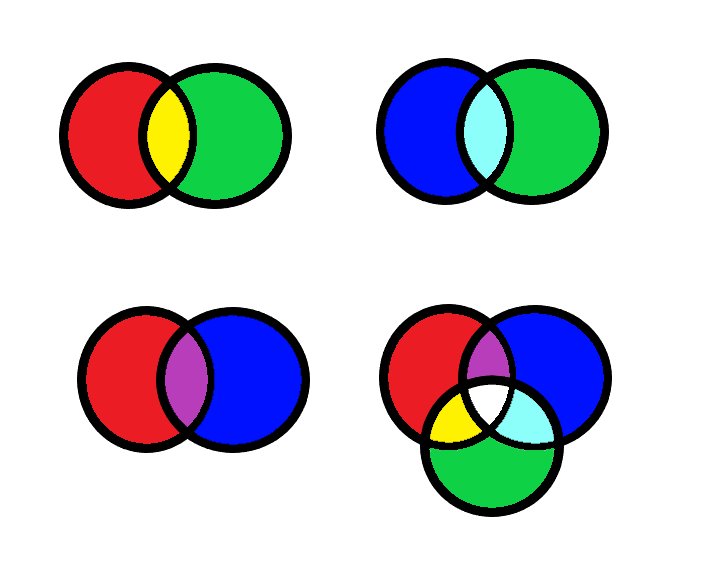
#> input picture DIP-Images/Color Spaces.png, 702 x 583 px
$ python custom_hist_histeq.py '../DIP-Images/Color Spaces.png'
#> lines starting #> are read from the running program, lines starting #| are printed output that depends on the picture
import matplotlib.pyplot as plt
import argparse

class CustomHistHisteq:
    def __init__(self, image_path):
#> called with image_path = '../DIP-Images/Color Spaces.png'
        self.image_path = image_path
        self.im = plt.imread(self.image_path)
#> self.im is the input picture: shape (583, 702, 3) float32; mean R, G, B 0.782, 0.788, 0.811

    def convert_to_gray(self):
        if len(self.im.shape) == 3:
            self.im = self.im.mean(axis=2)

    def compute_histogram(self):
        histogram = [0] * 256
        for row in self.im:
            for pixel_value in row:
                histogram[int(pixel_value)] += 1
        return histogram

    def equalize_histogram(self):
        self.convert_to_gray()
#> in convert_to_gray, `self.im = self.im.mean(axis=2)`:
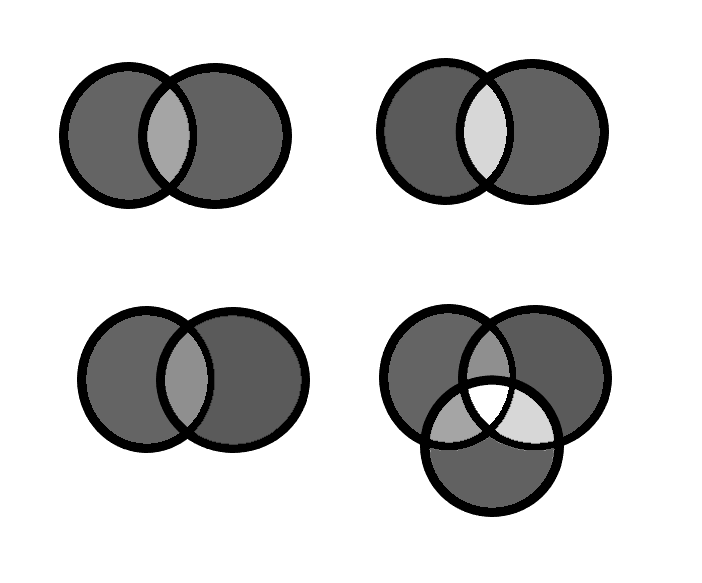
#> self.im: shape (583, 702) float32; min 0, max 1, mean 0.794
        histogram = self.compute_histogram()
#> after the loop in compute_histogram, `for row in self.im:`: histogram = 256 values, max 286576 at index 1, min 0 at index 2, mean 1598.7
        total_pixels = self.im.shape[0] * self.im.shape[1]
#> total_pixels = 409266
        equalized_image = self.im.copy()
        cumulative_sum = 0

        for i in range(len(histogram)):
            cumulative_sum += histogram[i]
            equalized_value = int(255 * cumulative_sum / total_pixels)
            equalized_image[self.im == i] = equalized_value
#> this loop made 256 passes
#> (cumulative_sum, equalized_value) on passes 1 to 3: (122690, 76), (409266, 255), (409266, 255)
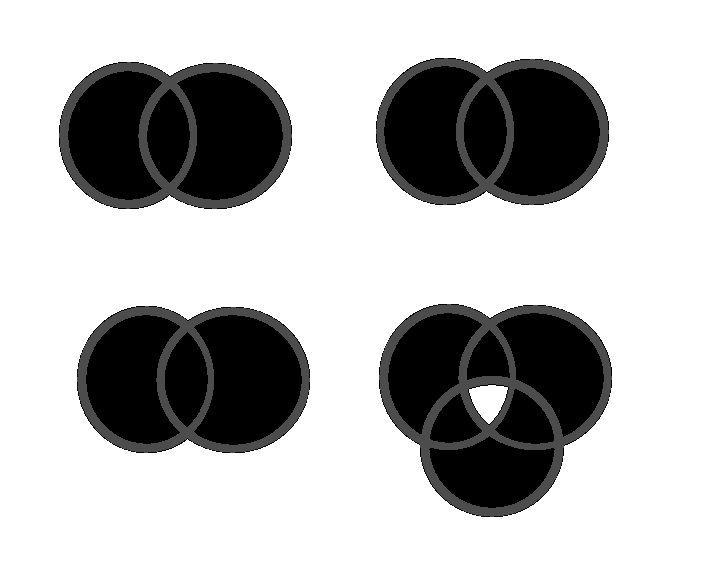
#> equalized_image: shape (583, 702) float32; min 0.0196, max 255, mean 184.5
#> after the loop, cumulative_sum = 409266

        return equalized_image, self.compute_histogram()

def plot_histogram(histogram, equalized_histogram):
    plt.figure(figsize=(12, 6))

    plt.subplot(1, 2, 1)
    plt.plot(histogram, color='black')
    plt.xlim([0, 256])
    plt.xlabel('Pixel Value')
    plt.ylabel('Frequency')
    plt.title('Histogram')
    plt.grid(True)

    plt.subplot(1, 2, 2)
    plt.plot(equalized_histogram, color='black')
    plt.xlim([0, 256])
    plt.xlabel('Pixel Value')
    plt.ylabel('Frequency')
    plt.title('Equalized Histogram')
    plt.grid(True)

    plt.tight_layout()
    plt.show()

def plot_results(input_image, gray_image, equalized_image):
    plt.figure(figsize=(18, 6))

    plt.subplot(1, 3, 1)
    plt.imshow(input_image, cmap='gray')
    plt.title('Original Image')
    plt.axis('off')

    plt.subplot(1, 3, 2)
    plt.imshow(gray_image, cmap='gray')
    plt.title('Gray Image')
    plt.axis('off')

    plt.subplot(1, 3, 3)
    plt.imshow(equalized_image, cmap='gray')
    plt.title('Equalized Image')
    plt.axis('off')

    plt.tight_layout()
    plt.show()

if __name__ == "__main__":
    parser = argparse.ArgumentParser(description="Perform histogram equalization")
    parser.add_argument("input_image", help="Path to the input image file")
    parser.add_argument("--technique", choices=['histogram', 'histequalize'], default='histequalize', help="Histogram equalization technique ('histogram' or 'histequalize')")
    args = parser.parse_args()

    hist_eq = CustomHistHisteq(args.input_image)

    if args.technique == 'histogram':
        histogram = hist_eq.compute_histogram()
        plot_histogram(histogram, [0] * len(histogram))
        plot_results(hist_eq.im, hist_eq.im, hist_eq.im)
    elif args.technique == 'histequalize':
        equalized_image, equalized_histogram = hist_eq.equalize_histogram()
#> equalized_histogram has the same summary as histogram in compute_histogram
        plot_histogram(hist_eq.compute_histogram(), equalized_histogram)
#> in plot_histogram, `plt.show()`:
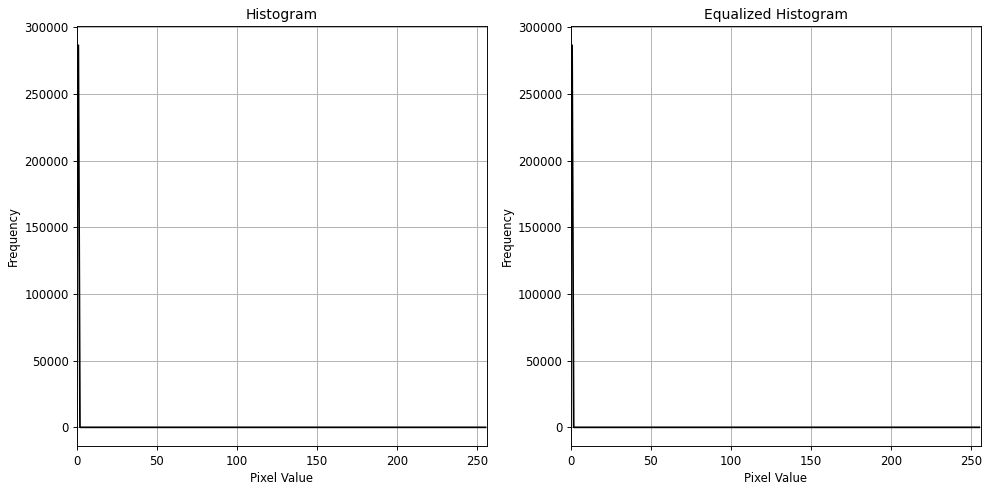
#> figure drawn by matplotlib, 2 panels; panel 1: curve peaks at x = 1, y = 286576; panel 2: curve peaks at x = 1, y = 286576
        plot_results(hist_eq.im, hist_eq.im, equalized_image)
#> in plot_results, `plt.show()`:
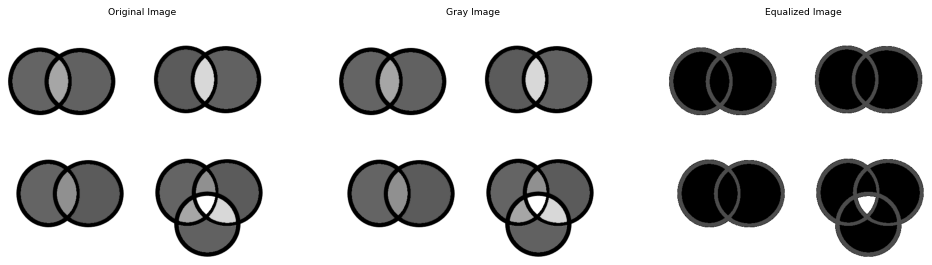
#> figure drawn by matplotlib, 3 panels


# [49 lines of commented-out code are left out]
